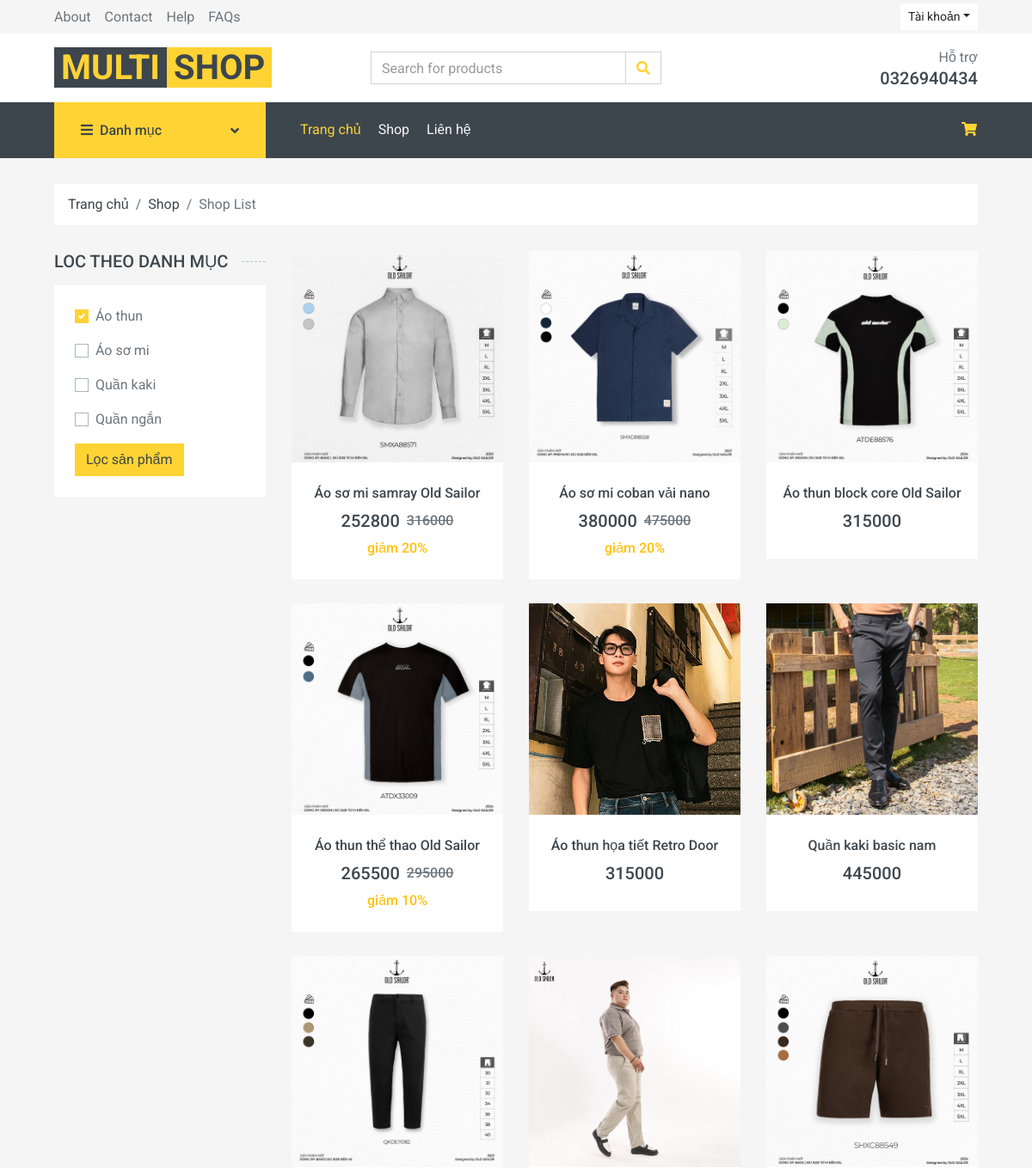
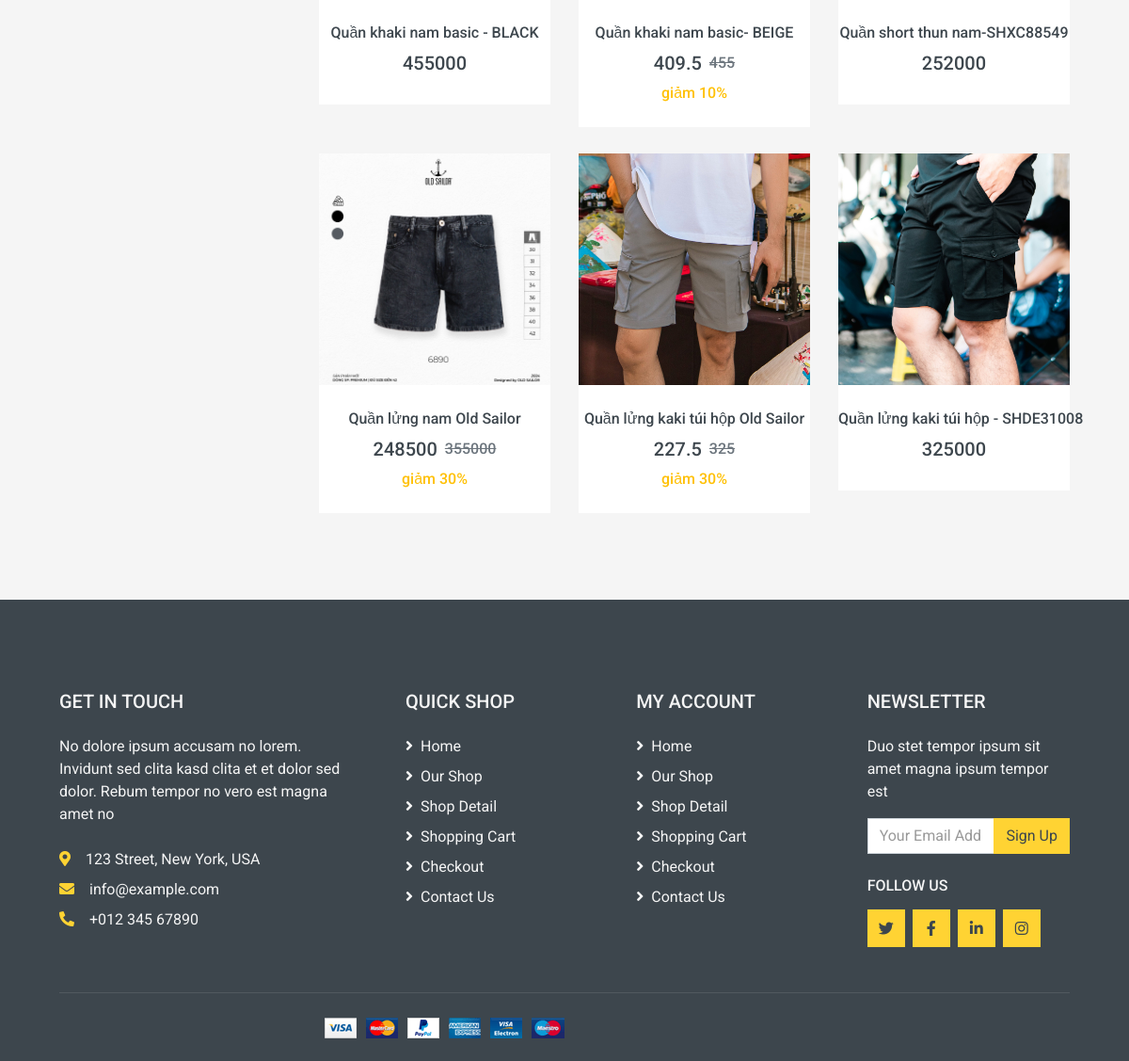
The app's page /user/shop with its own data (2 pictures, top to bottom).
### tables this page shows
CREATE TABLE `products` (
  `id` int(11) NOT NULL,
  `name` varchar(150) NOT NULL,
  `description` varchar(500) NOT NULL,
  `price` double NOT NULL,
  `image` varchar(300) DEFAULT NULL,
  `category` varchar(300) NOT NULL,
  `discount` int(11) DEFAULT NULL
);

### app/controllers/UserController.php (called while the page is built, shortened)
<?php
class UserController{
    private $productModel;
    function __construct(){
        $this->db = (new Database())->getConnection();
        $this->productModel = new ProductModel($this->db);
    }
    public function shop() {
        if(isset($_GET['categories']) && !empty($_GET['categories'])) {
            $selectedCategories = $_GET['categories'];
            $products = $this->productModel->getProductsByCategories($selectedCategories);
        } else {
            $products = $this->productModel->readAll();
        }
        include_once 'app/views/user/shop.php';
    }
}

### index.php (called while the page is built, shortened)
<?php
require_once 'config/database.php';
require_once 'app/models/ProductModel.php';
$url = $_GET['url'] ?? '';
$url = rtrim($url, '/');
$url = filter_var($url, FILTER_SANITIZE_URL);
$url = explode('/', $url);
$action = isset($url[1]) && $url[1] != '' ? $url[1] : 'index';
$controller = new $controllerName();
call_user_func_array([$controller, $action], array_slice($url, 2));

### config/database.php (called while the page is built, shortened)
<?php
class Database {
    private $host = "localhost";
    private $db_name = "shop_clothing";
    private $username = "root";
    private $password = "";
    public function getConnection() {
        $this->conn = null;
        try {
            $this->conn = new PDO("mysql:host=" . $this->host . ";dbname=" . $this->db_name, $this->username, $this->password);
            $this->conn->exec("set names utf8");
        } catch(PDOException $exception) {
            echo "Connection error: " . $exception->getMessage();
        }
        return $this->conn;
    }
}

### app/models/ProductModel.php (called while the page is built, shortened)
<?php
class ProductModel {
    private $conn;
    private $table_name = "products";
    public function __construct($db) {
        $this->conn = $db;
    }
    function readAll($keyword = null) {
        $query = "SELECT id, name, description, price, image, category, discount FROM " . $this->table_name;
        $stmt = $this->conn->prepare($query);
        $stmt->execute();
        return $stmt;
    }
}

### app/views/user/shop.php (the view, shortened to what this page needs)
<?php
include_once 'app/views/user/header.php';
?>
    <div class="container-fluid">
        <div class="row px-xl-5">
            <div class="col-12">
                <nav class="breadcrumb bg-light mb-30">
                    <a class="breadcrumb-item text-dark" href="#">Trang chủ</a>
                    <a class="breadcrumb-item text-dark" href="#">Shop</a>
                    <span class="breadcrumb-item active">Shop List</span>
                </nav>
            </div>
        </div>
    </div>
    <div class="container-fluid">
        <div class="row px-xl-5">
            <div class="col-lg-3 col-md-4">
                <h5 class="section-title position-relative text-uppercase mb-3"><span class="bg-secondary pr-3">Loc theo danh mục</span></h5>
                <div class="bg-light p-4 mb-30">
                    <form action="/shopclothing/user/shop" method="GET">
                        <div class="custom-control custom-checkbox d-flex align-items-center justify-content-between mb-3">
                            <label class="custom-control-label" for="aothun">Áo thun</label>
                        </div>
                        <div class="custom-control custom-checkbox d-flex align-items-center justify-content-between mb-3">
                            <label class="custom-control-label" for="aosomi">Áo sơ mi</label>
                        </div>
                        <div class="custom-control custom-checkbox d-flex align-items-center justify-content-between mb-3">
                            <label class="custom-control-label" for="quankaki">Quần kaki</label>
                        </div>
                        <div class="custom-control custom-checkbox d-flex align-items-center justify-content-between mb-3">
                            <label class="custom-control-label" for="quanngan">Quần ngắn</label>
                        </div>
                        <button type="submit" class="btn btn-primary">Lọc sản phẩm </button>
                    </form>
                </div>
            </div>
            <div class="col-lg-9 col-md-8">
                <div class="row pb-3">
                    <?php while ($row = $products->fetch(PDO::FETCH_ASSOC)) : ?>
                        <div class="col-lg-4 col-md-6 col-sm-6 pb-1">
                            <div class="product-item bg-light mb-4">
                                <div class="product-img position-relative overflow-hidden">
                                    <?php if (empty($row['image']) || !file_exists($row['image'])) : ?>
                                        <img class="img-fluid w-100" src="img/no-image.jpg" alt="No Image">
                                    <?php else : ?>
                                        <img class="img-fluid w-100" src="/shopclothing/<?= $row['image'] ?>" alt="<?= $row['name'] ?>">
                                    <?php endif; ?>
                                    <div class="product-action">
                                    </div>
                                </div>
                                <?php
                                    $discountedPrice = $row['price'] - ($row['price'] * $row['discount'] / 100);
                                ?>
                                <div class="text-center py-4">
                                    <a class="h6 text-decoration-none text-truncate" href=""><?= $row['name'] ?></a>
                                    <div class="d-flex align-items-center justify-content-center mt-2">
                                        <h5><?= $discountedPrice ?></h5>
                                        <?php if ($row['discount'] > 0) : ?>
                                            <h6 class="text-muted ml-2"><del><?= $row['price'] ?> </del></h6>
                                        <?php endif; ?>
                                    </div>
                                    <?php if ($row['discount'] > 0) : ?>
                                        <a class="h6 text-decoration-none text-truncate text-warning" href=""> giảm <?= $row['discount'] ?>%</a>
                                    <?php endif; ?>
                                </div>
                            </div>
                        </div>
                    <?php endwhile; ?>
                </div>
            </div>
        </div>
    </div>
<?php
include_once 'app/views/user/footer.php';
?>

### records on screen
products: image (picture), name "Áo sơ mi samray Old Sailor", discountedPrice "252800", price "316000", discount "20"
products: image (picture), name "Áo sơ mi coban vải nano", discountedPrice "380000", price "475000", discount "20"
products: image (picture), name "Áo thun block core Old Sailor", price "315000"
products: image (picture), name "Áo thun thể thao Old Sailor", discountedPrice "265500", price "295000", discount "10"
products: image (picture), name "Áo thun họa tiết Retro Door", price "315000"
products: image (picture), name "Quần kaki basic nam", price "445000"
products: image (picture), name "Quần khaki nam basic - BLACK", price "455000"
products: image (picture), name "Quần khaki nam basic- BEIGE", discountedPrice "409.5", price "455", discount "10"
products: image (picture), name "Quần short thun nam-SHXC88549", price "252000"
products: image (picture), name "Quần lửng nam Old Sailor", discountedPrice "248500", price "355000", discount "30"
products: image (picture), name "Quần lửng kaki túi hộp Old Sailor", discountedPrice "227.5", price "325", discount "30"
products: image (picture), name "Quần lửng kaki túi hộp - SHDE31008", price "325000"
